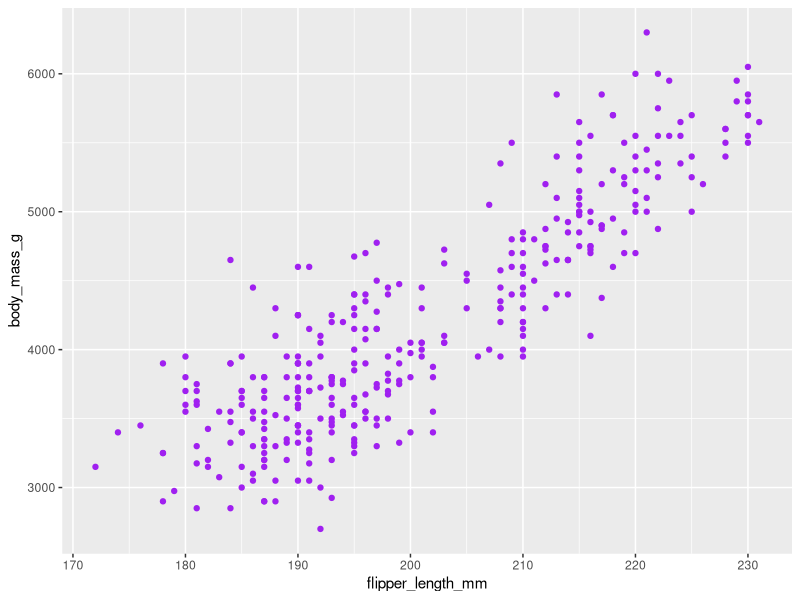
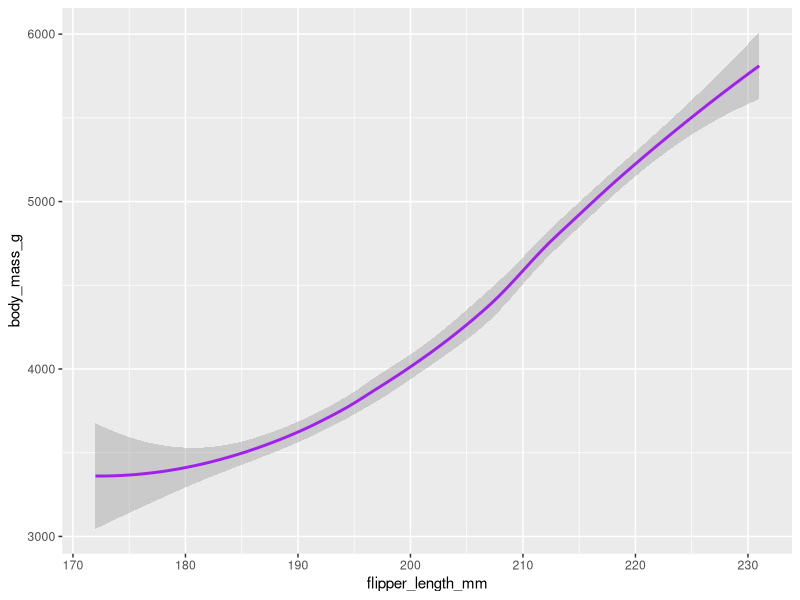
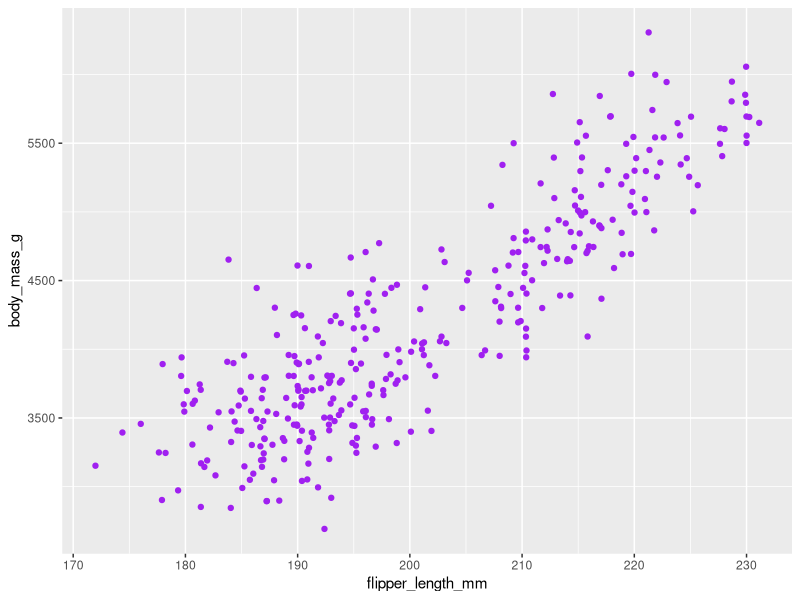
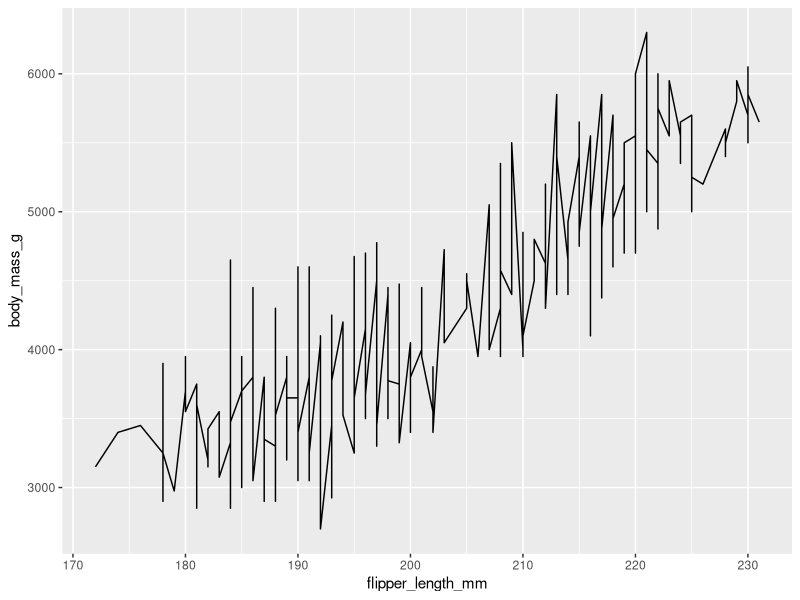
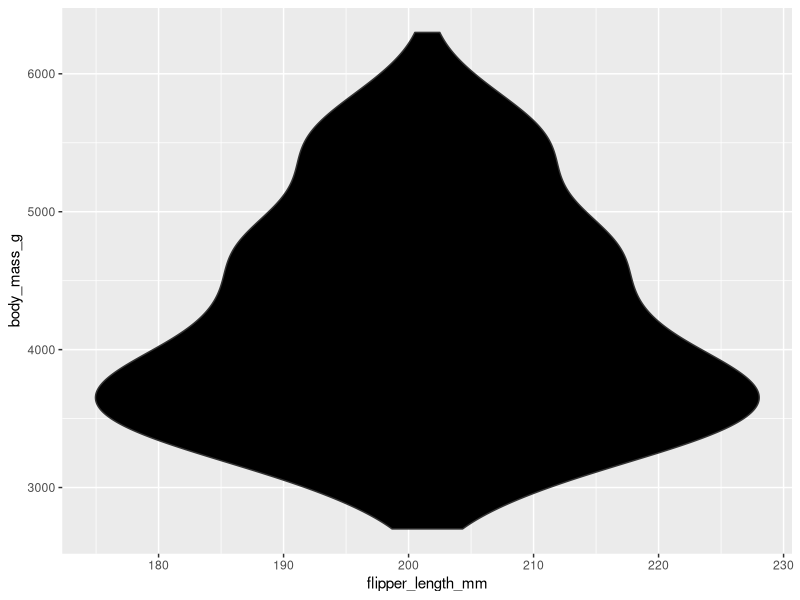
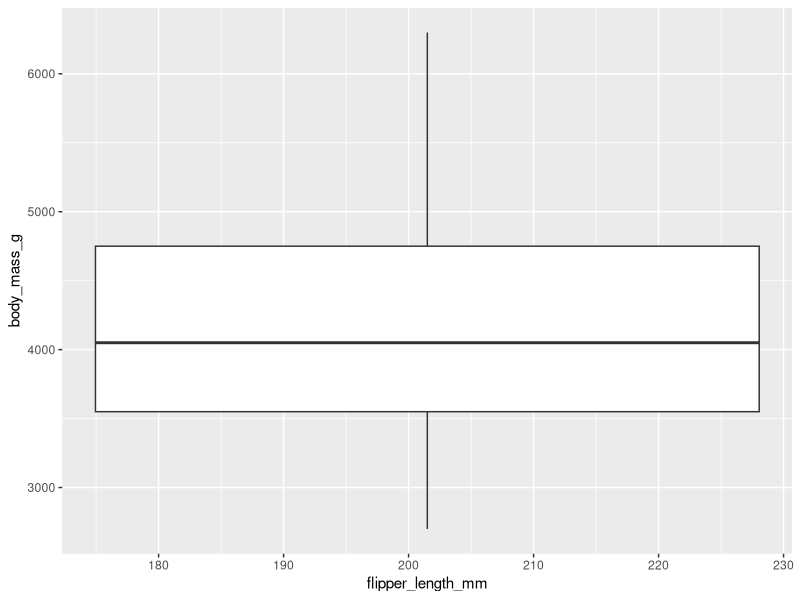
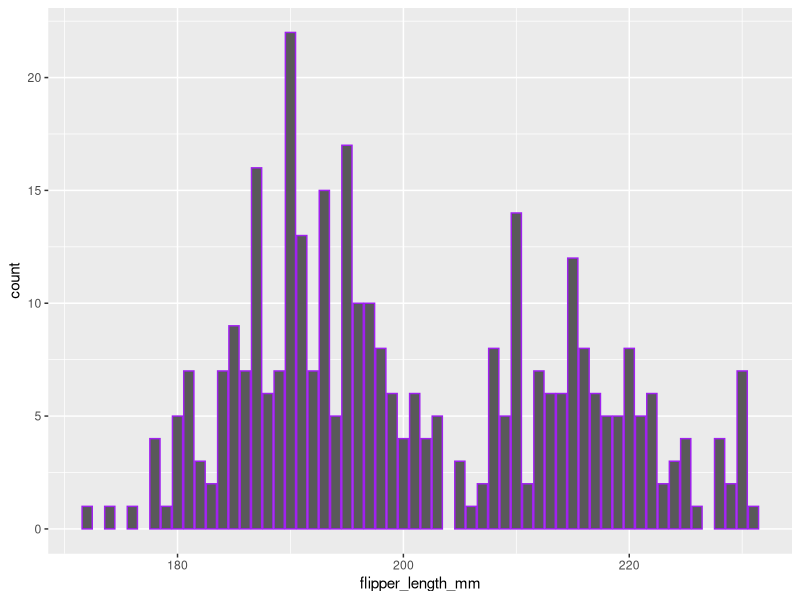
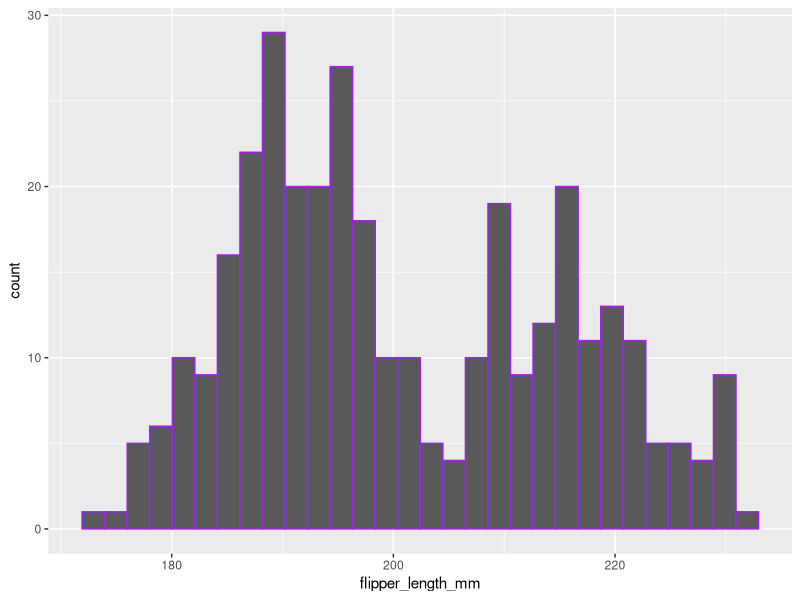

R code for these plots, in order:
## ---- chunk 1
library(tidyverse)
library(palmerpenguins)
## ---- chunk 2
head(penguins)
## ---- chunk 3
str(penguins)
## ---- chunk 4
glimpse(penguins)
## ---- chunk 5
colnames(penguins)
## ---- chunk 6
filter(penguins, species == "Adelie")
## ---- chunk 7
arrange(penguins, -bill_length_mm)
## ---- chunk 8
group_by(penguins,species)
## ---- chunk 9
penguins %>%
filter(island == "Torgersen") %>%
arrange(-bill_length_mm) %>%
group_by(species)
## ---- chunk 10
penguins %>%
filter(island == "Torgersen") %>%
arrange(-bill_length_mm) %>%
group_by(species) %>%
drop_na()
## ---- chunk 11
penguins %>%
filter(island == "Torgersen") %>%
arrange(-bill_length_mm) %>%
group_by(species) %>%
drop_na() %>%
mutate(flipper_length_m = flipper_length_mm / 1000)
## ---- chunk 12
penguins %>%
select(species,island,bill_length_mm,flipper_length_mm) %>%
filter(island == "Torgersen") %>%
arrange(-bill_length_mm) %>%
group_by(species) %>%
drop_na()
## ---- chunk 13
penguins %>%
drop_na() %>%
summarize(maximum=max(flipper_length_mm),
          minimum=min(flipper_length_mm),
          average=mean(flipper_length_mm),
          standard_deviation=sd(flipper_length_mm))
## ---- chunk 14
ggplot(data=penguins,aes(x=flipper_length_mm,y=body_mass_g)) + geom_point(color="purple")
ggplot(data=penguins,aes(x=flipper_length_mm,y=body_mass_g)) + geom_smooth(method="loess",color="purple")
ggplot(data=penguins,aes(x=flipper_length_mm,y=body_mass_g)) + geom_jitter(color="purple")
ggplot(data=penguins,aes(x=flipper_length_mm,y=body_mass_g)) + geom_line(fill="black")
ggplot(data=penguins,aes(x=flipper_length_mm,y=body_mass_g)) + geom_violin(fill="black")
ggplot(data=penguins,aes(x=flipper_length_mm,y=body_mass_g)) + geom_boxplot()
ggplot(data=penguins,aes(x=flipper_length_mm)) + geom_bar(color="purple")
ggplot(data=penguins,aes(x=flipper_length_mm)) + geom_histogram(color="purple")
## ---- chunk 15
ggplot(data=penguins,aes(x=flipper_length_mm,y=body_mass_g)) + geom_point(aes(shape=species))
ggplot(data=penguins,aes(x=flipper_length_mm,y=body_mass_g)) + geom_smooth(method="loess")
ggplot(data=penguins,aes(x=flipper_length_mm,y=body_mass_g)) + geom_jitter(aes(shape=species))
ggplot(data=penguins,aes(x=flipper_length_mm,y=body_mass_g)) + geom_line(aes(shape=species))
ggplot(data=penguins,aes(x=flipper_length_mm,y=body_mass_g)) + geom_violin(aes(shape=species,fill=species))
ggplot(data=penguins,aes(x=flipper_length_mm,y=body_mass_g)) + geom_boxplot(aes(shape=species))
ggplot(data=penguins,aes(x=flipper_length_mm)) + geom_bar(aes(shape=species,color=species))
ggplot(data=penguins,aes(x=flipper_length_mm)) + geom_histogram(aes(shape=species))
## ---- chunk 16
ggplot(data=penguins,aes(x=flipper_length_mm,y=body_mass_g)) + geom_point(aes(color=species,shape=species)) + facet_wrap(~sex)
ggplot(data=penguins,aes(x=flipper_length_mm,y=body_mass_g)) + geom_smooth(method= "loess",aes(color=species)) + facet_wrap(~sex)
ggplot(data=penguins,aes(x=flipper_length_mm,y=body_mass_g)) + geom_jitter(aes(color=species,shape=species)) + facet_wrap(~sex)
ggplot(data=penguins,aes(x=flipper_length_mm,y=body_mass_g)) + geom_line(aes(color=species,shape=species)) + facet_wrap(~sex)
ggplot(data=penguins,aes(x=flipper_length_mm,y=body_mass_g)) + geom_violin(aes(color=species,shape=species,fill=species)) + facet_wrap(~sex)
ggplot(data=penguins,aes(x=flipper_length_mm,y=body_mass_g)) + geom_boxplot(aes(color=species,shape=species)) + facet_wrap(~sex)
ggplot(data=penguins,aes(x=flipper_length_mm)) + geom_bar(aes(shape=species,color=species)) + facet_wrap(~sex)
ggplot(data=penguins,aes(x=flipper_length_mm)) + geom_histogram(aes(shape=species,color=species)) + facet_wrap(~sex)
## ---- chunk 17
ggplot(data=penguins)+geom_point(mapping=aes(x=flipper_length_mm,y=body_mass_g,shape=species,color=species))+ labs(title="Palmer_Penguins:Flipper_Length_VS_Body_Mass", subtitle="Three Penguins Species", caption = "Created By Yash Sharma")
ggplot(data=penguins)+geom_smooth(method="loess",mapping=aes(x=flipper_length_mm,y=body_mass_g,color=species)) + labs(title="Palmer_Penguins:Flipper_Length_VS_Body_Mass", subtitle="Three Penguins Species", caption = "Created By Yash Sharma")
ggplot(data=penguins)+geom_jitter(mapping=aes(x=flipper_length_mm,y=body_mass_g,shape=species,color=species))+ labs(title="Palmer_Penguins:Flipper_Length_VS_Body_Mass", subtitle="Three Penguins Species", caption = "Created By Yash Sharma")
ggplot(data=penguins)+geom_line(mapping=aes(x=flipper_length_mm,y=body_mass_g,color=species)) + labs(title="Palmer_Penguins:Flipper_Length_VS_Body_Mass", subtitle="Three Penguins Species", caption = "Created By Yash Sharma")
ggplot(data=penguins)+geom_violin(mapping=aes(x=flipper_length_mm,y=body_mass_g,shape=species,fill=species)) + labs(title="Palmer_Penguins:Flipper_Length_VS_Body_Mass", subtitle="Three Penguins Species", caption = "Created By Yash Sharma")
ggplot(data=penguins)+geom_boxplot(mapping=aes(x=flipper_length_mm,y=body_mass_g,color=species)) +labs(title="Palmer_Penguins:Flipper_Length_VS_Body_Mass", subtitle="Three Penguins Species", caption = "Created By Yash Sharma")
ggplot(data=penguins)+geom_bar(mapping=aes(x=flipper_length_mm,color=species)) + labs(title="Palmer_Penguins:Flipper_Length_VS_Body_Mass", subtitle="Three Penguins Species", caption = "Created By Yash Sharma")
ggplot(data=penguins)+geom_histogram(mapping=aes(x=flipper_length_mm,color=species)) +labs(title="Palmer_Penguins:Flipper_Length_VS_Body_Mass", subtitle="Three Penguins Species", caption = "Created By Yash Sharma")
